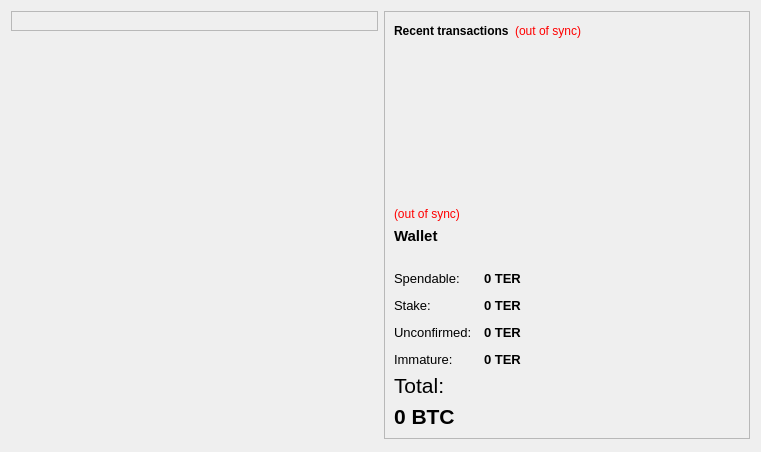
<?xml version="1.0" encoding="UTF-8"?>
<ui version="4.0">
 <class>OverviewPage</class>
 <widget class="QWidget" name="OverviewPage">
  <property name="geometry">
   <rect>
    <x>0</x>
    <y>0</y>
    <width>761</width>
    <height>452</height>
   </rect>
  </property>
  <property name="windowTitle">
   <string>Form</string>
  </property>
  <layout class="QHBoxLayout" name="horizontalLayout" stretch="1,1">
   <item>
    <layout class="QVBoxLayout" name="verticalLayout_2">
     <item>
      <widget class="QFrame" name="frame">
       <property name="frameShape">
        <enum>QFrame::StyledPanel</enum>
       </property>
       <property name="frameShadow">
        <enum>QFrame::Raised</enum>
       </property>
       <layout class="QVBoxLayout" name="verticalLayout_4">
        <item>
         <layout class="QHBoxLayout" name="horizontalLayout_4"/>
        </item>
       </layout>
      </widget>
     </item>
     <item>
      <spacer name="verticalSpacer">
       <property name="orientation">
        <enum>Qt::Vertical</enum>
       </property>
       <property name="sizeHint" stdset="0">
        <size>
         <width>20</width>
         <height>40</height>
        </size>
       </property>
      </spacer>
     </item>
    </layout>
   </item>
   <item>
    <layout class="QVBoxLayout" name="verticalLayout_3">
     <item>
      <widget class="QFrame" name="frame_2">
       <property name="frameShape">
        <enum>QFrame::StyledPanel</enum>
       </property>
       <property name="frameShadow">
        <enum>QFrame::Raised</enum>
       </property>
       <layout class="QVBoxLayout" name="verticalLayout">
        <item>
         <layout class="QHBoxLayout" name="horizontalLayout_2">
          <item>
           <widget class="QLabel" name="label_4">
            <property name="text">
             <string>&lt;b&gt;Recent transactions&lt;/b&gt;</string>
            </property>
           </widget>
          </item>
          <item>
           <widget class="QLabel" name="labelTransactionsStatus">
            <property name="toolTip">
             <string>The displayed information may be out of date. Your wallet automatically synchronizes with the terracoin network after a connection is established, but this process has not completed yet.</string>
            </property>
            <property name="styleSheet">
             <string notr="true">QLabel { color: red; }</string>
            </property>
            <property name="text">
             <string notr="true">(out of sync)</string>
            </property>
            <property name="alignment">
             <set>Qt::AlignRight|Qt::AlignTrailing|Qt::AlignVCenter</set>
            </property>
           </widget>
          </item>
          <item>
           <spacer name="horizontalSpacer">
            <property name="orientation">
             <enum>Qt::Horizontal</enum>
            </property>
            <property name="sizeHint" stdset="0">
             <size>
              <width>40</width>
              <height>20</height>
             </size>
            </property>
           </spacer>
          </item>
         </layout>
        </item>
        <item>
         <widget class="QListView" name="listTransactions">
          <property name="styleSheet">
           <string notr="true">QListView { background: transparent; }</string>
          </property>
          <property name="frameShape">
           <enum>QFrame::NoFrame</enum>
          </property>
          <property name="verticalScrollBarPolicy">
           <enum>Qt::ScrollBarAlwaysOff</enum>
          </property>
          <property name="horizontalScrollBarPolicy">
           <enum>Qt::ScrollBarAlwaysOff</enum>
          </property>
          <property name="selectionMode">
           <enum>QAbstractItemView::NoSelection</enum>
          </property>
         </widget>
        </item>
        <item>
         <widget class="QLabel" name="labelWalletStatus">
          <property name="toolTip">
           <string>The displayed information may be out of date. Your wallet automatically synchronizes with the terracoin network after a connection is established, but this process has not completed yet.</string>
          </property>
          <property name="styleSheet">
           <string notr="true">QLabel { color: red; }</string>
          </property>
          <property name="text">
           <string notr="true">(out of sync)</string>
          </property>
          <property name="alignment">
           <set>Qt::AlignLeading|Qt::AlignLeft|Qt::AlignVCenter</set>
          </property>
         </widget>
        </item>
        <item>
         <widget class="QLabel" name="label_5">
          <property name="font">
           <font>
            <pointsize>11</pointsize>
            <weight>75</weight>
            <bold>true</bold>
           </font>
          </property>
          <property name="text">
           <string>Wallet</string>
          </property>
         </widget>
        </item>
        <item>
         <spacer name="horizontalSpacer_2">
          <property name="orientation">
           <enum>Qt::Horizontal</enum>
          </property>
          <property name="sizeHint" stdset="0">
           <size>
            <width>40</width>
            <height>20</height>
           </size>
          </property>
         </spacer>
        </item>
        <item>
         <layout class="QFormLayout" name="formLayout_2">
          <property name="fieldGrowthPolicy">
           <enum>QFormLayout::AllNonFixedFieldsGrow</enum>
          </property>
          <property name="horizontalSpacing">
           <number>12</number>
          </property>
          <property name="verticalSpacing">
           <number>12</number>
          </property>
          <item row="0" column="0">
           <widget class="QLabel" name="label">
            <property name="font">
             <font>
              <pointsize>10</pointsize>
             </font>
            </property>
            <property name="text">
             <string>Spendable:</string>
            </property>
           </widget>
          </item>
          <item row="0" column="1">
           <widget class="QLabel" name="labelBalance">
            <property name="font">
             <font>
              <pointsize>10</pointsize>
              <weight>75</weight>
              <bold>true</bold>
             </font>
            </property>
            <property name="cursor">
             <cursorShape>IBeamCursor</cursorShape>
            </property>
            <property name="toolTip">
             <string>Your current spendable balance</string>
            </property>
            <property name="text">
             <string notr="true">0 TER</string>
            </property>
            <property name="textInteractionFlags">
             <set>Qt::LinksAccessibleByMouse|Qt::TextSelectableByKeyboard|Qt::TextSelectableByMouse</set>
            </property>
           </widget>
          </item>
          <item row="1" column="0">
           <widget class="QLabel" name="label_6">
            <property name="font">
             <font>
              <pointsize>10</pointsize>
             </font>
            </property>
            <property name="text">
             <string>Stake:</string>
            </property>
           </widget>
          </item>
          <item row="1" column="1">
           <widget class="QLabel" name="labelStake">
            <property name="font">
             <font>
              <pointsize>10</pointsize>
              <weight>75</weight>
              <bold>true</bold>
             </font>
            </property>
            <property name="cursor">
             <cursorShape>IBeamCursor</cursorShape>
            </property>
            <property name="toolTip">
             <string>Total of coins that was staked, and do not yet count toward the current balance</string>
            </property>
            <property name="text">
             <string notr="true">0 TER</string>
            </property>
            <property name="textInteractionFlags">
             <set>Qt::LinksAccessibleByMouse|Qt::TextSelectableByKeyboard|Qt::TextSelectableByMouse</set>
            </property>
           </widget>
          </item>
          <item row="2" column="0">
           <widget class="QLabel" name="label_3">
            <property name="font">
             <font>
              <pointsize>10</pointsize>
             </font>
            </property>
            <property name="text">
             <string>Unconfirmed:</string>
            </property>
           </widget>
          </item>
          <item row="2" column="1">
           <widget class="QLabel" name="labelUnconfirmed">
            <property name="font">
             <font>
              <pointsize>10</pointsize>
              <weight>75</weight>
              <bold>true</bold>
             </font>
            </property>
            <property name="cursor">
             <cursorShape>IBeamCursor</cursorShape>
            </property>
            <property name="toolTip">
             <string>Total of transactions that have yet to be confirmed, and do not yet count toward the current balance</string>
            </property>
            <property name="text">
             <string notr="true">0 TER</string>
            </property>
            <property name="textInteractionFlags">
             <set>Qt::LinksAccessibleByMouse|Qt::TextSelectableByKeyboard|Qt::TextSelectableByMouse</set>
            </property>
           </widget>
          </item>
          <item row="3" column="0">
           <widget class="QLabel" name="labelImmatureText">
            <property name="font">
             <font>
              <pointsize>10</pointsize>
             </font>
            </property>
            <property name="text">
             <string>Immature:</string>
            </property>
           </widget>
          </item>
          <item row="3" column="1">
           <widget class="QLabel" name="labelImmature">
            <property name="font">
             <font>
              <pointsize>10</pointsize>
              <weight>75</weight>
              <bold>true</bold>
             </font>
            </property>
            <property name="toolTip">
             <string>Mined balance that has not yet matured</string>
            </property>
            <property name="text">
             <string notr="true">0 TER</string>
            </property>
            <property name="textInteractionFlags">
             <set>Qt::LinksAccessibleByMouse|Qt::TextSelectableByKeyboard|Qt::TextSelectableByMouse</set>
            </property>
           </widget>
          </item>
         </layout>
        </item>
        <item>
         <widget class="QLabel" name="labelTotalText">
          <property name="font">
           <font>
            <family>Arial</family>
            <pointsize>16</pointsize>
           </font>
          </property>
          <property name="text">
           <string>Total:</string>
          </property>
         </widget>
        </item>
        <item>
         <widget class="QLabel" name="labelTotal">
          <property name="font">
           <font>
            <family>Arial</family>
            <pointsize>16</pointsize>
            <weight>75</weight>
            <bold>true</bold>
           </font>
          </property>
          <property name="cursor">
           <cursorShape>IBeamCursor</cursorShape>
          </property>
          <property name="toolTip">
           <string>Your current total balance</string>
          </property>
          <property name="text">
           <string notr="true">0 BTC</string>
          </property>
          <property name="textInteractionFlags">
           <set>Qt::LinksAccessibleByMouse|Qt::TextSelectableByKeyboard|Qt::TextSelectableByMouse</set>
          </property>
         </widget>
        </item>
       </layout>
      </widget>
     </item>
     <item>
      <spacer name="verticalSpacer_2">
       <property name="orientation">
        <enum>Qt::Vertical</enum>
       </property>
       <property name="sizeHint" stdset="0">
        <size>
         <width>20</width>
         <height>40</height>
        </size>
       </property>
      </spacer>
     </item>
    </layout>
   </item>
  </layout>
 </widget>
 <resources/>
 <connections/>
</ui>
